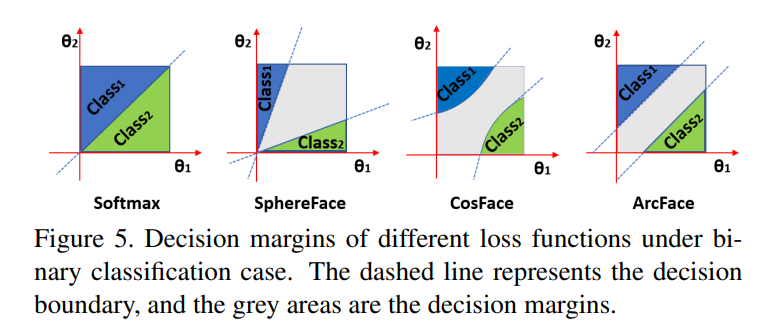
#> input picture 決定境界.png, 762 x 328 px; its folder holds only this picture in this run
$ python -i Data_argumation_operation.py   (imports and definitions only)
#> lines starting #> are read from the running program, lines starting #| are printed output that depends on the picture
import sys
import module_1 as func
import cv2
import os
import numpy as np
import glob
import cv2
import numpy as np


def equalizeHistRGB(src):
   RGB = cv2.split(src)
   Blue   = RGB[0]
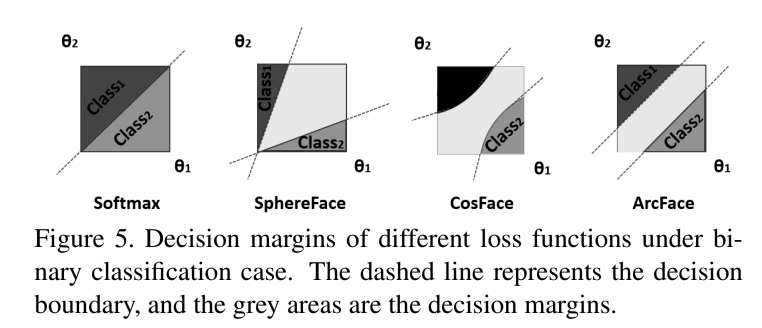
#> Blue: shape (328, 762); min 0, max 255, mean 229.7
   Green = RGB[1]
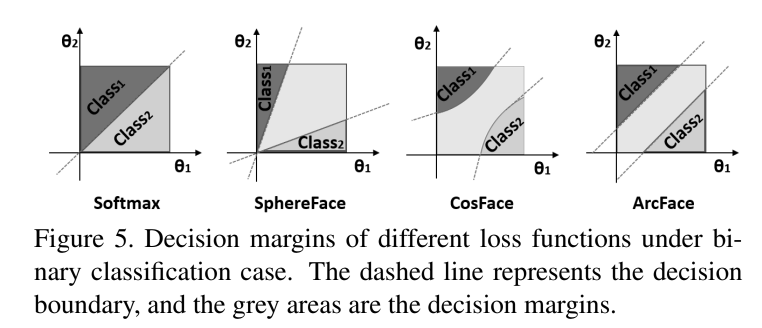
#> Green: shape (328, 762); min 0, max 255, mean 232.1
   Red    = RGB[2]
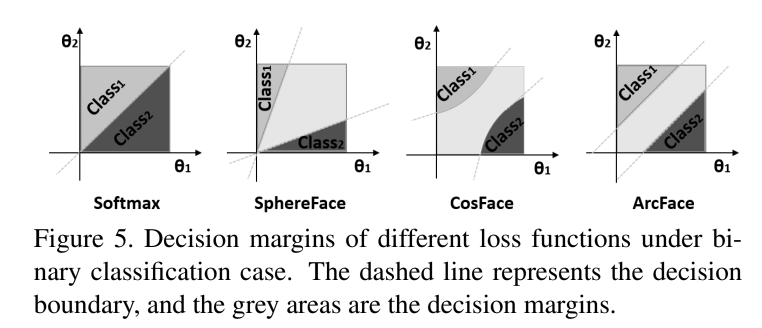
#> Red: shape (328, 762); min 0, max 255, mean 231.5
   for i in range(3):
       cv2.equalizeHist(RGB[i])
   img_hist = cv2.merge([RGB[0],RGB[1], RGB[2]])
   return img_hist

# ガウシアンノイズ
# [252 lines left out: functions addGaussianNoise, addSaltPepperNoise, white_cut, get_labels, train_dulation, arc_face_train_dulation, not called in this run]

>>> import cv2
>>> picture = cv2.cvtColor(cv2.imread('../決定境界.png'), cv2.COLOR_BGR2RGB)
>>> result = equalizeHistRGB(picture)

$ run again, on 距離学習.png
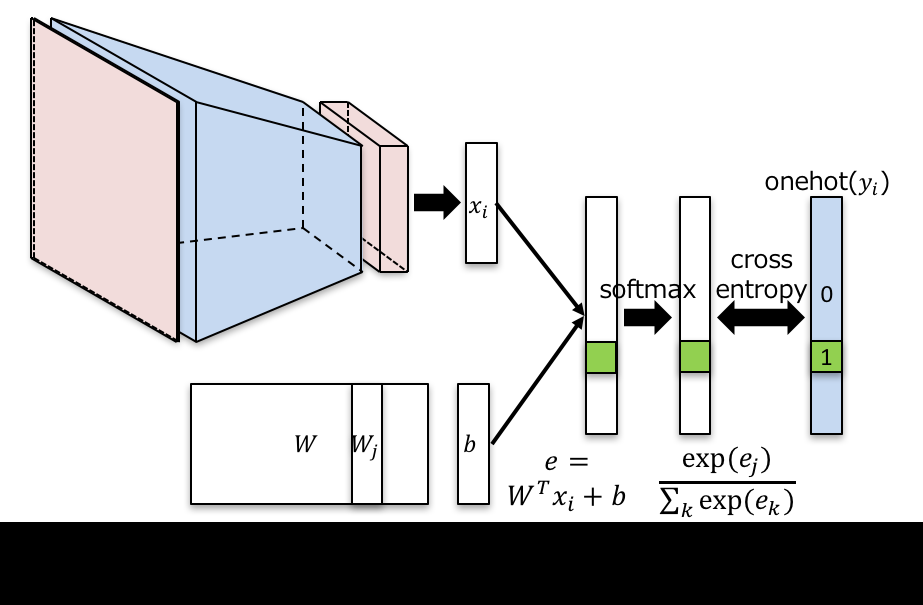
#> input picture 距離学習.png, 923 x 605 px
#> in equalizeHistRGB, `Green = RGB[1]`:
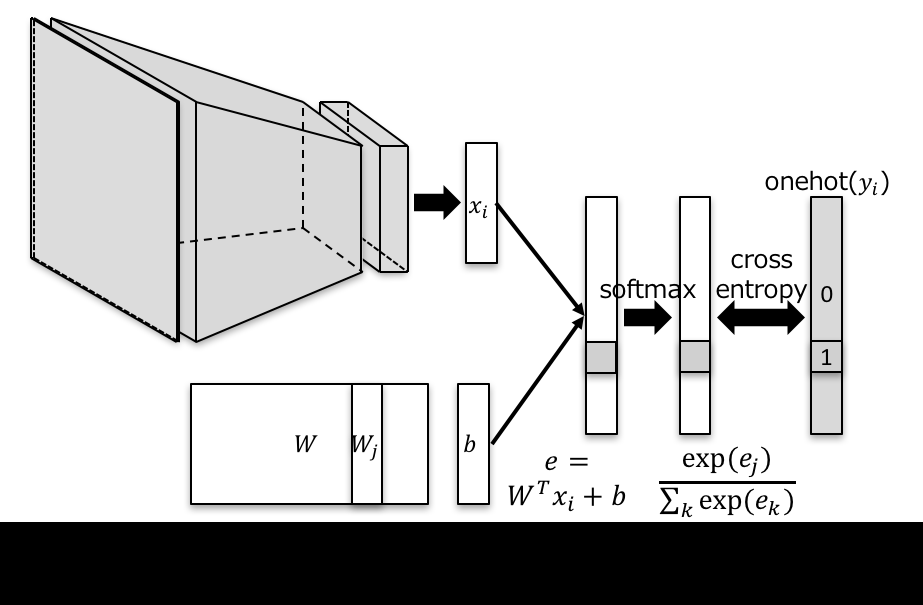
#> Green: shape (605, 923); min 0, max 255, mean 202.7
#> in equalizeHistRGB, `Red    = RGB[2]`:
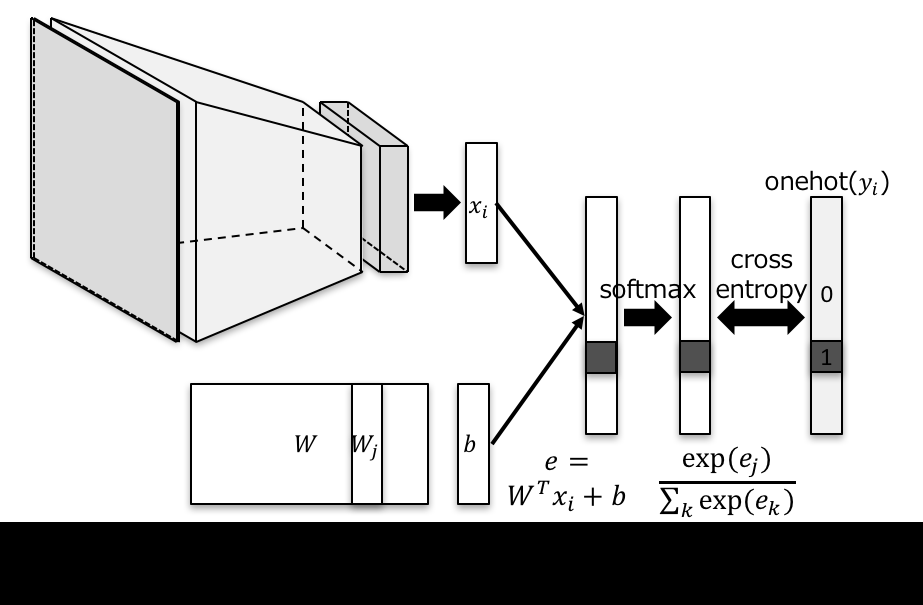
#> Red: shape (605, 923); min 0, max 255, mean 204.1
